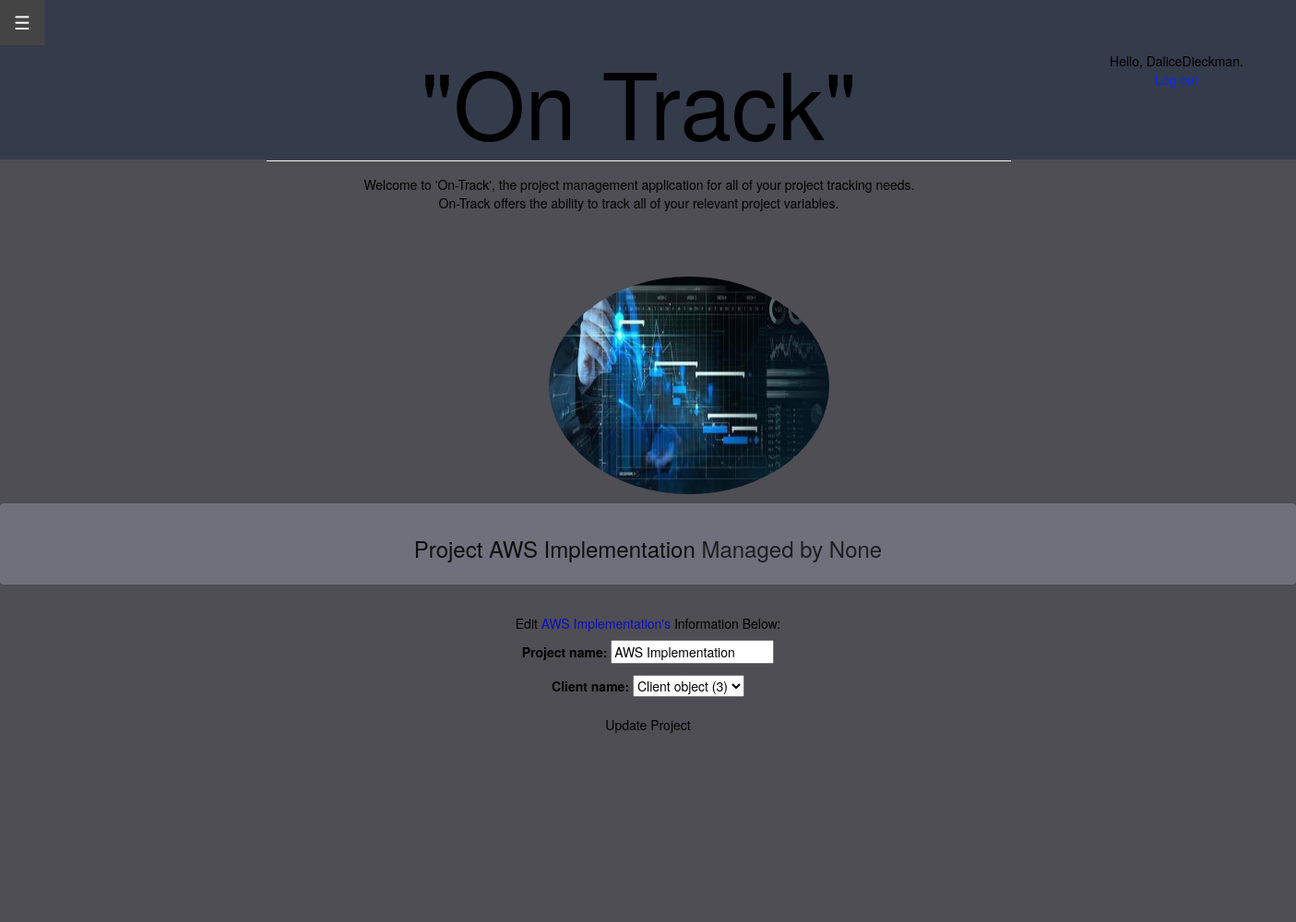
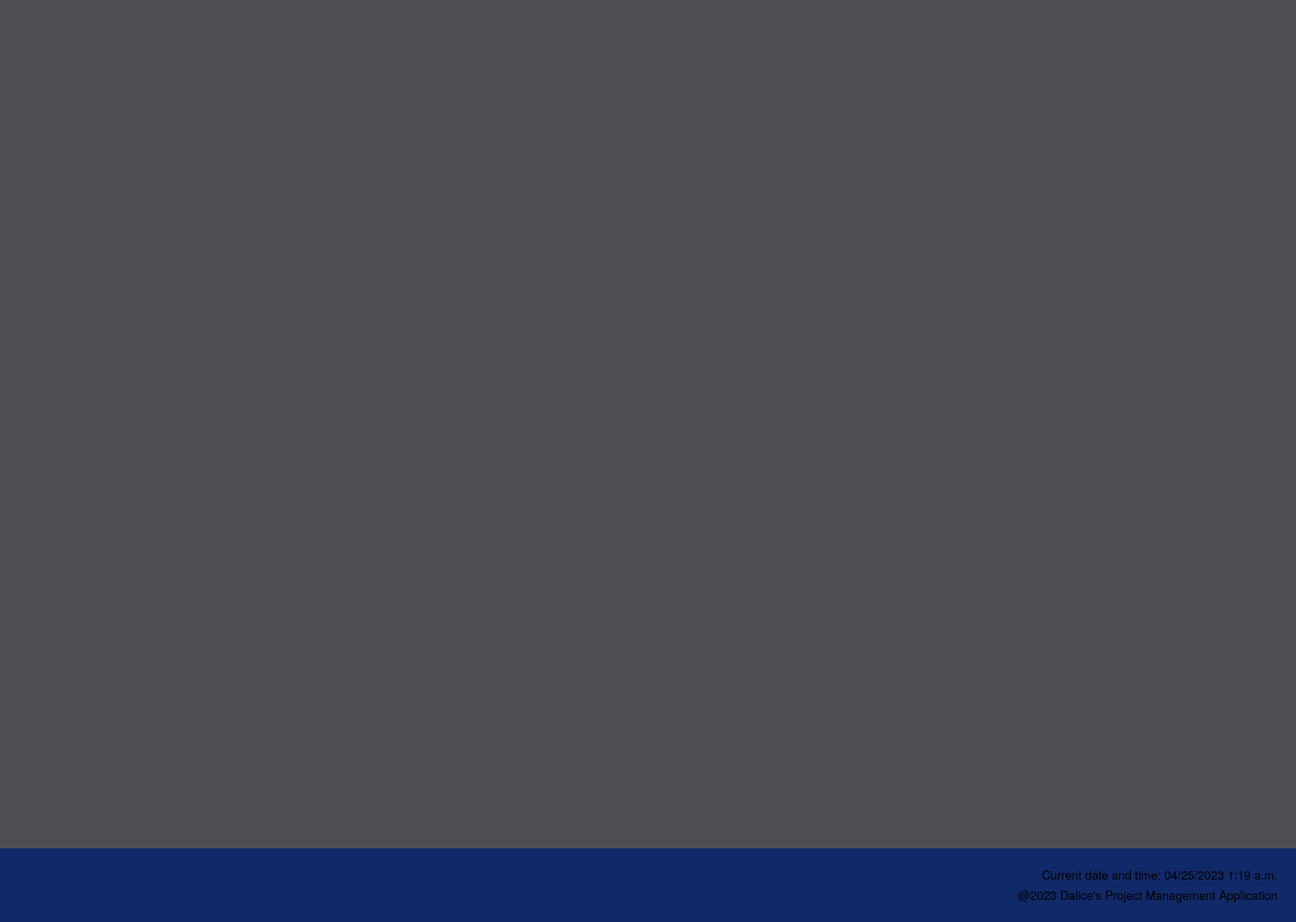
The page /edit_project/6/ (signed in) on the database its author committed (2 pictures, top to bottom).
### project_app/models.py (models this page shows, shortened)
class Project(models.Model):
    id = models.AutoField(primary_key=True, unique=True)
    project_name = models.CharField(max_length=100, null=True)
    start_date = models.DateField(auto_now_add=True)
    hourly_rate = models.IntegerField(null = True)
    pm_id = models.ForeignKey(User, on_delete=models.CASCADE, null=True)
    client_name = models.ForeignKey(Client, on_delete=models.CASCADE, null=True)
    project_description = models.CharField(null=True, max_length=1000)

### project_app/views.py (the view)
# urls.py: path('edit_project/<int:project_ID>/', views.edit_project, name='edit_project'),
@login_required
def edit_project(request, project_ID):
    project = Project.objects.get(id=project_ID)
    if request.method != 'POST':
        form = ProjectForm(instance=project)
    else:
        form = ProjectForm(instance=project, data=request.POST)
        if form.is_valid():
            form.save()
            return redirect('project_app:project', project_ID=project.id)
    context = {'project': project, 'form': form}
    return render(request, 'project_app/edit_project.html', context)

### project_app/forms.py
class ProjectForm(forms.ModelForm):
    class Meta:
        model = Project
        fields = ['project_name', 'client_name']
        labels = ['Project Name', 'Client Name']

### project_app/templates/project_app/edit_project.html (shortened to what this page needs)
{% extends 'project_app/base.html' %}
{% block content %}
<body style="background-color:#f6faf7">
<div class="alert alert-dark" role="alert" style="background-color: rgb(111, 112, 124);">
<h3><center><a href="{% url 'project_app:project' project.id %}" style="color:#0d0d0d"> Project {{ project.project_name }} </a> Managed by {{ project.pm_id }}</a><center></h3>
</div>
<div style="padding:5px">
<h5>Edit <span style="color:rgb(13, 13, 190)">  {{ project.project_name }}'s  </span>Information Below:</h5>
<form action="{% url 'project_app:edit_project' project.id %}" method='post'>
    {{ form.as_p }}
    <button type="submit" class="btn btn-outline-dark" name="submit" style="color: black;">Update Project</button>
</form>
</div>
</body>
{% endblock content %}

### project_app/templates/project_app/base.html (shortened to what this page needs)
<!DOCTYPE html>
{% load static %}
<html>
    <head>
        <div class="header">
        </div>
        <div class="second-header">
        </div>
        <link rel="stylesheet" href="https://stackpath.bootstrapcdn.com/bootstrap/4.3.1/css/bootstrap.min.css">
        <link rel="stylesheet" href="https://maxcdn.bootstrapcdn.com/bootstrap/3.4.1/css/bootstrap.min.css">
    </head>
    <head>
        <link rel="stylesheet" href="https://maxcdn.bootstrapcdn.com/bootstrap/3.4.1/css/bootstrap.min.css">
    </head>
        <body style="color: black;"></body><br><br>
    <div id="main">
        <button class="openbtn" onclick="openNav()">&#9776; </button>
    </div>
    <body>
        <div style = "text-align: center;">
    <div id="content" name="content" class="main">
        <div class="row justify-content-center">
            <div class="col-8">
                <h1 class = "mt-2" style="font-size: 100px;">"On Track"</h1>
                <hr class = "mt-0 mb-4">
                <p class = "indent"> Welcome to 'On-Track', the project management application for all of your project tracking needs.<br>
                    On-Track offers the ability to track all of your relevant project variables.
                <br>
                <div style="position: absolute; top: 0; right: -250px;" class="btn btn-outline-dark btn-rounded" data-mdb-ripple-color="dark">
                    {% if user.is_authenticated %}
                    <div style="color: #000000;">Hello, {{ user.username }}.</div>
                        <a style="color: #0d29f8;"  href="{% url 'users:logout' %}">Log out</a>
                    {% else %}
                        <a style="color: #0d29f8;" href="{% url 'users:register' %}">Register</a> -
                        <a style="color: #0d29f8;" href="{% url 'users:login' %}">Log in</a>
                    {% endif %}
                </div>
                <br><br><br>
                <div class = "container">
                    <div class = "image-container">
                        {% load static %} <img src = "{% static 'project_app/media/Home_page.jpg'  %}"  class = "img-circle" alt = "AWS Logo" width = "304" height = "236">
                    </div>
                </div>
                </p>
            </div>
        <div id = "content" name = "content" class="main">
        </div>
        </div>
    </div>
    </body>
        <body>
        </body>
        <footer>
            <p class = "p">Current date and time: {% now "SHORT_DATETIME_FORMAT" %} </p>
            <p class = "p">@2023 Dalice's Project Management Application</p>
        </footer>
        </html>
    {% block content %}
  {% endblock content %}

### project_app/templates/project_app/base.html (style rules this page uses)
.header { position: absolute; top: 0; left: 0; width: 100%; height: 2000px; background-color: #4e4e54; color: #fff; text-align: center; padding: 20px; box-sizing: border-box; z-index: -5; }
.second-header { position: absolute; z-index: -3; top: 0; left: 0; background-color:#333a4bea; color: #333; padding: 10px; height: 173px; width: 100%; }
.openbtn { font-size: 20px; cursor: pointer; background-color: #111; color: white; padding: 10px 15px; border: none; }
.main { margin-left:160px; padding: 0px 10px; }
h1 { font-family: 'Times New Roman', Times, serif; font-size: 50px; font-weight: bolder; color: #040404; }
.image-container { float: right; margin: 0 0 0 -225px; }
.container { display: flex; flex-direction: column; }
.indent { text-indent: 1px; }
footer { position: fixed; bottom: 0; width: 100%; height: 80px; background-color: #0c276aea; color: #000000; text-align: right; padding: 20px; position: fixed; left: 0; font-size: small; }
.p { margin-bottom: 0.3em; }

### rows shown on the page
Project: project_name "AWS Implementation", pm_id "None", client_name "Client object (3)"

### other values the page prints
{{ user.username }} "DaliceDieckman"
